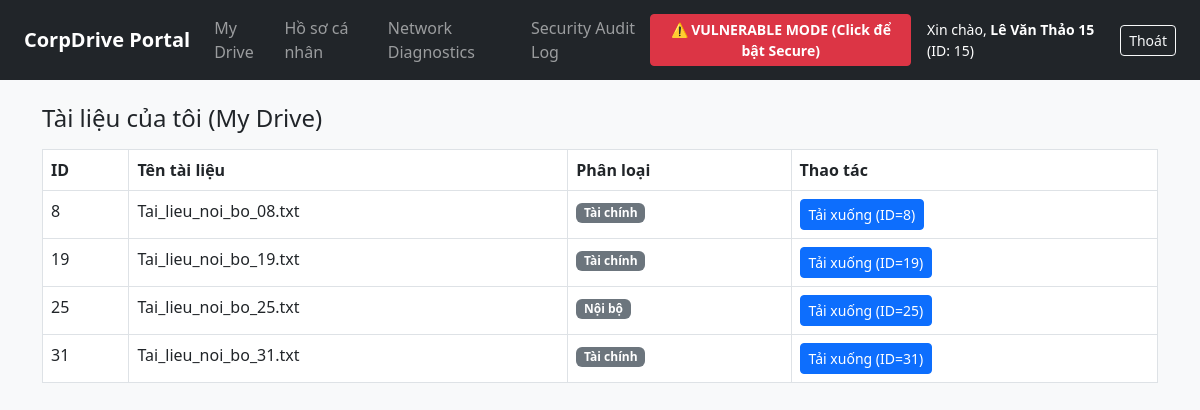
Page /drive (signed in) on the committed database.
### tables this page shows
CREATE TABLE documents (
    id INTEGER PRIMARY KEY AUTOINCREMENT,
    uuid TEXT UNIQUE,
    owner_id INTEGER,
    filename TEXT,
    category TEXT,
    content TEXT
);

### app.py (the view)
@app.route('/drive')
def drive():
    if 'user_id' not in session: return redirect(url_for('login'))
    db = get_db()
    docs = db.execute('SELECT * FROM documents WHERE owner_id = ?', (session['user_id'],)).fetchall()
    return render_template('drive.html', docs=docs)

### app.py (called while the page is built)
def get_db():
    conn = sqlite3.connect('corpdrive.db')
    conn.row_factory = sqlite3.Row
    return conn

### templates/drive.html
{% extends "base.html" %}
{% block content %}
<h4>Tài liệu của tôi (My Drive)</h4>
<table class="table table-bordered bg-white mt-3">
    <thead><tr><th>ID</th><th>Tên tài liệu</th><th>Phân loại</th><th>Thao tác</th></tr></thead>
    <tbody>
    {% for d in docs %}
        <tr>
            <td>{{ d.id }}</td>
            <td>{{ d.filename }}</td>
            <td><span class="badge bg-secondary">{{ d.category }}</span></td>
            <td>
                {% if session.mode == 'vulnerable' %}
                    <a href="/drive/download?file_id={{ d.id }}" class="btn btn-sm btn-primary">Tải xuống (ID={{ d.id }})</a>
                {% else %}
                    <a href="/drive/download?uuid={{ d.uuid }}" class="btn btn-sm btn-success">Tải xuống (UUID)</a>
                {% endif %}
            </td>
        </tr>
    {% endfor %}
    </tbody>
</table>
{% endblock %}

### templates/base.html (shortened to what this page needs)
<!DOCTYPE html>
<html lang="vi">
<head>
    <link href="https://cdn.jsdelivr.net/npm/bootstrap@5.3.0/dist/css/bootstrap.min.css" rel="stylesheet">
</head>
<body class="bg-light">
<nav class="navbar navbar-expand-lg navbar-dark bg-dark px-4">
    <a class="navbar-brand fw-bold" href="/drive">CorpDrive Portal</a>
    {% if session.user_id %}
    <div class="navbar-nav me-auto">
        <a class="nav-link" href="/drive">My Drive</a>
        <a class="nav-link" href="/profile">Hồ sơ cá nhân</a>
        <a class="nav-link" href="/network-check">Network Diagnostics</a>
        <a class="nav-link" href="/logs">Security Audit Log</a>
    </div>
    <div class="d-flex align-items-center gap-3">
        <form action="/toggle-mode" method="POST" class="m-0">
            {% if session.mode == 'vulnerable' %}
                <button class="btn btn-danger btn-sm fw-bold">⚠️ VULNERABLE MODE (Click để bật Secure)</button>
            {% else %}
                <button class="btn btn-success btn-sm fw-bold">🛡️ SECURE MODE (Click để về Vulnerable)</button>
            {% endif %}
        </form>
        <span class="text-white small">Xin chào, <b>{{ session.full_name }}</b> (ID: {{ session.user_id }})</span>
        <a href="/logout" class="btn btn-outline-light btn-sm">Thoát</a>
    </div>
    {% endif %}
</nav>
<div class="container py-4">{% block content %}{% endblock %}</div>
</body>
</html>

### rows in the picture
documents: id "8", filename "Tai_lieu_noi_bo_08.txt", category "Tài chính"
documents: id "19", filename "Tai_lieu_noi_bo_19.txt", category "Tài chính"
documents: id "25", filename "Tai_lieu_noi_bo_25.txt", category "Nội bộ"
documents: id "31", filename "Tai_lieu_noi_bo_31.txt", category "Tài chính"

### other values in the picture
{{ session.full_name }} "Lê Văn Thảo 15"
{{ session.user_id }} "15"
